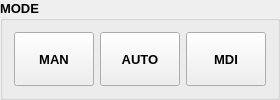
         <widget class="QGroupBox" name="mode_gbox">
          <property name="font">
           <font>
            <pointsize>10</pointsize>
            <weight>75</weight>
            <bold>true</bold>
           </font>
          </property>
          <property name="title">
           <string>MODE</string>
          </property>
          <layout class="QHBoxLayout" name="horizontalLayout_8">
           <item>
            <widget class="ActionButton" name="mode_man_button">
             <property name="sizePolicy">
              <sizepolicy hsizetype="Minimum" vsizetype="Minimum">
               <horstretch>0</horstretch>
               <verstretch>0</verstretch>
              </sizepolicy>
             </property>
             <property name="minimumSize">
              <size>
               <width>68</width>
               <height>48</height>
              </size>
             </property>
             <property name="maximumSize">
              <size>
               <width>80</width>
               <height>60</height>
              </size>
             </property>
             <property name="font">
              <font>
               <pointsize>10</pointsize>
               <weight>75</weight>
               <bold>true</bold>
              </font>
             </property>
             <property name="text">
              <string>MAN</string>
             </property>
             <property name="checkable">
              <bool>true</bool>
             </property>
             <property name="autoExclusive">
              <bool>true</bool>
             </property>
             <property name="actionName" stdset="0">
              <string>machine.mode.manual</string>
             </property>
             <property name="position" stdset="0">
              <string>first</string>
             </property>
             <property name="styleClass" stdset="0">
              <string>option</string>
             </property>
             <attribute name="buttonGroup">
              <string notr="true">modeGroup</string>
             </attribute>
            </widget>
           </item>
           <item>
            <widget class="ActionButton" name="mod_auto_button">
             <property name="sizePolicy">
              <sizepolicy hsizetype="Minimum" vsizetype="Minimum">
               <horstretch>0</horstretch>
               <verstretch>0</verstretch>
              </sizepolicy>
             </property>
             <property name="minimumSize">
              <size>
               <width>68</width>
               <height>48</height>
              </size>
             </property>
             <property name="maximumSize">
              <size>
               <width>80</width>
               <height>60</height>
              </size>
             </property>
             <property name="font">
              <font>
               <pointsize>10</pointsize>
               <weight>75</weight>
               <bold>true</bold>
              </font>
             </property>
             <property name="text">
              <string>AUTO</string>
             </property>
             <property name="checkable">
              <bool>true</bool>
             </property>
             <property name="autoExclusive">
              <bool>true</bool>
             </property>
             <property name="actionName" stdset="0">
              <string>machine.mode.auto</string>
             </property>
             <property name="styleClass" stdset="0">
              <string>option</string>
             </property>
             <attribute name="buttonGroup">
              <string notr="true">modeGroup</string>
             </attribute>
            </widget>
           </item>
           <item>
            <widget class="ActionButton" name="mode_mdi_button">
             <property name="sizePolicy">
              <sizepolicy hsizetype="Minimum" vsizetype="Minimum">
               <horstretch>0</horstretch>
               <verstretch>0</verstretch>
              </sizepolicy>
             </property>
             <property name="minimumSize">
              <size>
               <width>68</width>
               <height>48</height>
              </size>
             </property>
             <property name="maximumSize">
              <size>
               <width>80</width>
               <height>60</height>
              </size>
             </property>
             <property name="font">
              <font>
               <pointsize>10</pointsize>
               <weight>75</weight>
               <bold>true</bold>
              </font>
             </property>
             <property name="text">
              <string>MDI</string>
             </property>
             <property name="checkable">
              <bool>true</bool>
             </property>
             <property name="autoExclusive">
              <bool>true</bool>
             </property>
             <property name="actionName" stdset="0">
              <string>machine.mode.mdi</string>
             </property>
             <property name="position" stdset="0">
              <string>last</string>
             </property>
             <property name="styleClass" stdset="0">
              <string>option</string>
             </property>
             <attribute name="buttonGroup">
              <string notr="true">modeGroup</string>
             </attribute>
            </widget>
           </item>
          </layout>
         </widget>
